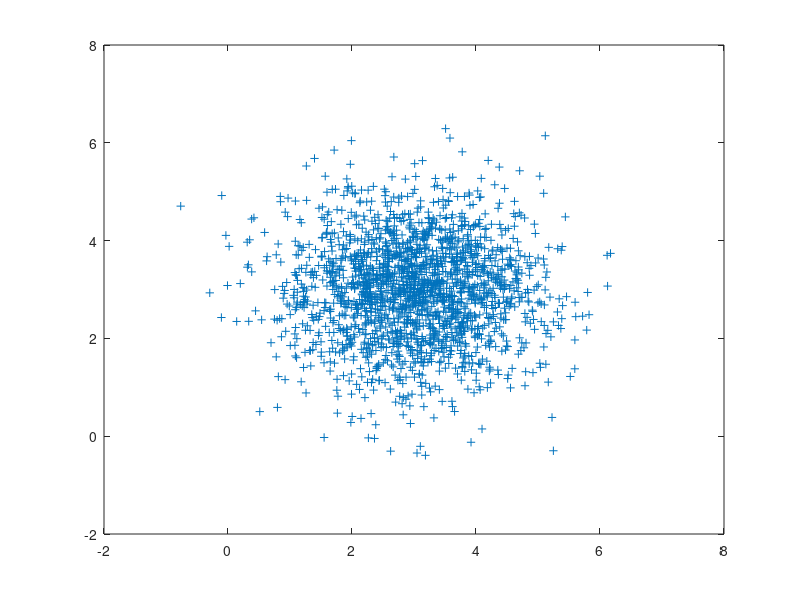

Recreate this plot in MATLAB. (Note: this script raises an error after producing the figure.)
mu = [3 3];
% Sigma = [1 1.5; 1.5 3];
Sigma = eye(2);
rng('default')  % For reproducibility
R = mvnrnd(mu,Sigma,2000);
figure;
plot(R(:,1),R(:,2),'+');
%%
[f,xi] = ksdensity([R(:,1),R(:,2)],[R(:,1),R(:,2)]); 
figure
scatter(R(:,1), R(:,2), [], f);
%%
F = scatteredInterpolant(R(:,1), R(:,2),f);
a = -1:0.2:7;
[xq,yq] = meshgrid(a);
vq1 = F(xq,yq)*2000;
figure;surf(xq,yq,vq1)
%% integrate to get area under the curve, result is close to 1
I1 = trapz(a ,trapz(a ,vq1,2));
%%
figure;
scatter_kde(R(:,1),R(:,2))
colorbar
%%
% Generate data
x = normrnd(10,1,1000,1);
y = normrnd(10,1,1000,1);
% Plot data using probability density estimate as function
figure(1); 
h1 = scatter_kde(x, y, 'filled', 'MarkerSize', 100);
% Add Color bar
cb = colorbar();
cb.Label.String = 'Probability density estimate';
%%
rng('default')  % For reproducibility
xx = [0+.5*rand(20,1) 5+2.5*rand(20,1);
            .75+.25*rand(10,1) 8.75+1.25*rand(10,1)];
%%
gridx1 = -0.25:.05:1.25;
gridx2 = 0:.1:15;
[x1,x2] = meshgrid(gridx1, gridx2);
x1 = x1(:);
x2 = x2(:);
xi = [x1 x2];
X = [0+.5*rand(20,1) 5+2.5*rand(20,1);
  .75+.25*rand(10,1) 8.75+1.25*rand(10,1)];
ksdensity(X,xi);
